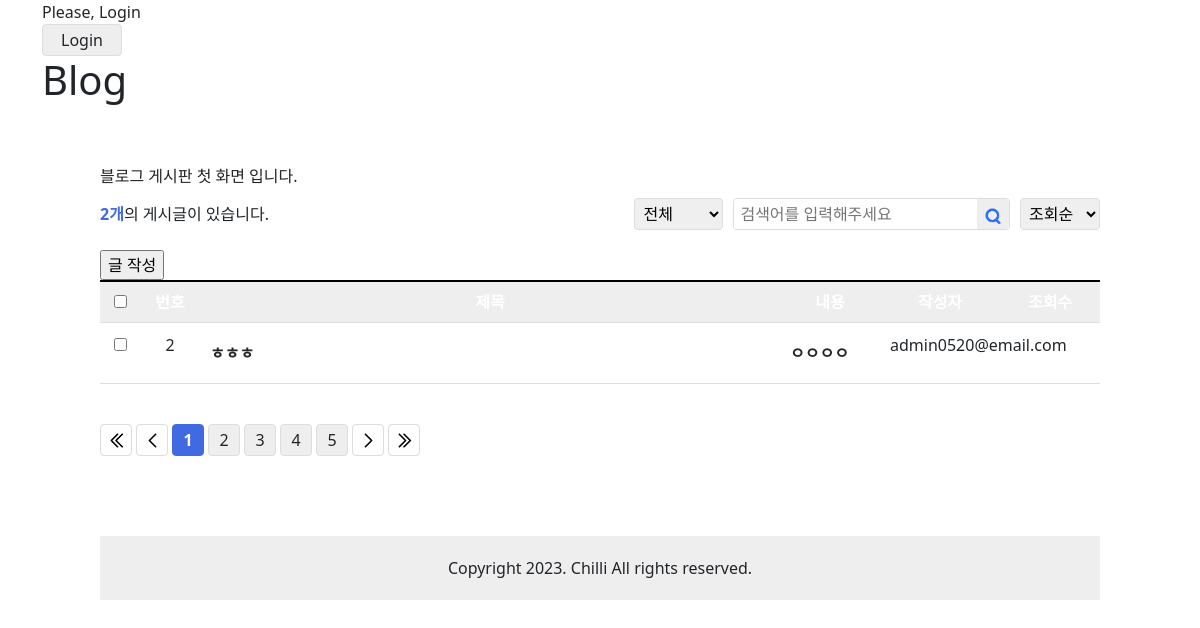
/blog/, run on an earlier commit of the app's database.
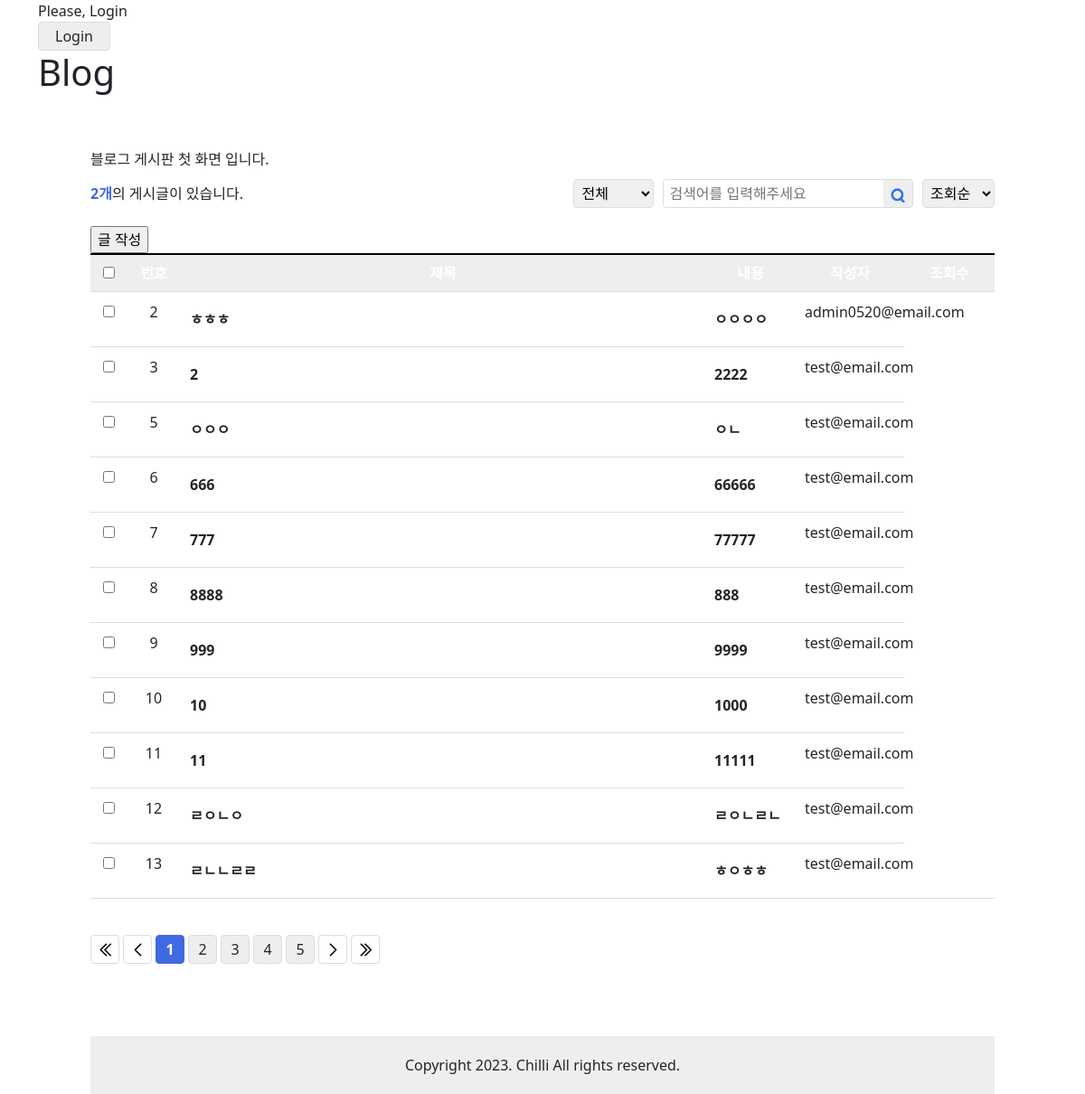
And on a later commit of the database.
### blog/models.py (models this page shows)
class Post(models.Model):
    title = models.CharField(max_length=30)
    content = models.TextField()
    writer = models.ForeignKey(User, on_delete=models.CASCADE)
    created_at = models.DateTimeField(auto_now_add=True)
    update_at = models.DateTimeField(auto_now=True)

### user/models.py (models this page shows)
class User(AbstractUser):
    username = None
    email = models.EmailField(unique=True, max_length=255)
    name = models.CharField(max_length=50, null=True, blank=True)
    is_staff = models.BooleanField(default=False)
    is_superuser = models.BooleanField(default=False)
    is_active = models.BooleanField(default=True)
    last_login = models.DateTimeField(null=True, blank=True)
    date_joined = models.DateTimeField(auto_now_add=True)
    USERNAME_FIELD='email'
    EMAIL_FIELD= 'email'
    REQUIRED_FIELDS = []
    objects = UserManager()

### blog/views.py (the view)
# urls.py: path("",views.Index.as_view(), name='list'),
class Index(View):
    def get(self, request):
        posts = Post.objects.all()
        context = {
            "posts": posts,
            "title": "Blog"
        }
        return render(request, 'blog/post_list.html', context)

### blog/templates/blog/post_list.html (shortened to what this page needs)
{% extends 'base.html' %}
{% load static %}
{% block content %}
<link rel="stylesheet" type="text/css" href="{% static 'css/view.css' %}">
<link rel="stylesheet" type="text/css" href="{% static 'css/common.css' %}">
<link rel="stylesheet" type="text/css" href="{% static 'css/table.css' %}">
<link rel="stylesheet" type="text/css" href="{% static 'css/list.css' %}">
<div class="main">
    <p class="main-title">블로그 게시판 첫 화면 입니다.</p>
    <div class="board-top">
        <p class="main-desc"><strong>2개</strong>의 게시글이 있습니다.</p>
        <div>
            <select id="category">
                <option>전체</option>
            </select>
            <form class="search-form">
                <input id="search" type="search" placeholder="검색어를 입력해주세요">
                <button type="submit">
                <img src="./img/icon-search.png" alt="검색">
                </button>
            </form>
            <select id="sort">
                <option>조회순</option>
            </select>
        </div>
    </div>
    <form action="{% url 'blog:write' %}" method="get">
        <input type="submit" value="글 작성">
    </form>
    {%if posts%}
        <table class="table list">
            <colgroup>
                <col style="width: 40px">
                <col style="width: 60px">
                <col>
                <col style="width: 100px">
                <col style="width: 120px">
                <col style="width: 100px">
            </colgroup>
            <thead class="table-dark">
                <tr>
                    <th>
                        <input type="checkbox" id="all-article">
                    </th>
                    <th>번호</th>
                    <th>제목</th>
                    <th>내용</th>
                    <th>작성자</th>
                    <th>조회수</th>
                </tr>
            </thead>
            <tbody>
                {% for post in posts %}
                    <tr>
                        <td>
                            <input type="checkbox" id="all-article">
                        </td>
                        <td>{{post.pk}}</td>
                        <td>
                            <a href="{% url 'blog:detail' pk=post.pk %}">{{post.title}}</a>
                        </td>
                        <td>
                            <a href="{% url 'blog:detail' pk=post.pk %}">{{post.content}}</a>
                        </td>
                        <td>{{post.writer}}</td>
                    </tr>
                {% endfor %}
            </tbody>
        </table>
        <div class="board-bottom">
            <div class="pagination">
                <a href="#"><img src="../static/asset/img/first.png" alt="첫번째 페이지"></a>
                <a href="#"><img src="../static/asset/img/prev.png" alt="이전 페이지"></a>
                <a href="#" class="num active">1</a>
                <a href="#" class="num">2</a>
                <a href="#" class="num">3</a>
                <a href="#" class="num">4</a>
                <a href="#" class="num">5</a>
                <a href="#"><img src="../static/asset/img/next.png" alt="첫번째 페이지"></a>
                <a href="#"><img src="../static/asset/img/last.png" alt="이전 페이지"></a>
                </div>
            </div>
    {%else%}
        <p>작성된 게시물이 없습니다</p>
    {%endif%}
    <p class="footer">Copyright 2023. Chilli All rights reserved.</p>
</div>
{% endblock %}

What changed in the data, as far as the page shows it:
added Post: pk "3", title "2", content "2222", writer "test@email.com"
added Post: pk "5", title "ㅇㅇㅇ", content "ㅇㄴ", writer "test@email.com"
added Post: pk "6", title "666", content "66666", writer "test@email.com"
added Post: pk "7", title "777", content "77777", writer "test@email.com"
added Post: pk "8", title "8888", content "888", writer "test@email.com"
added Post: pk "9", title "999", content "9999", writer "test@email.com"
added Post: pk "10", title "10", content "1000", writer "test@email.com"
added Post: pk "11", title "11", content "11111", writer "test@email.com"
added Post: pk "12", title "ㄹㅇㄴㅇ", content "ㄹㅇㄴㄹㄴ", writer "test@email.com"
added Post: pk "13", title "ㄹㄴㄴㄹㄹ", content "ㅎㅇㅎㅎ", writer "test@email.com"
